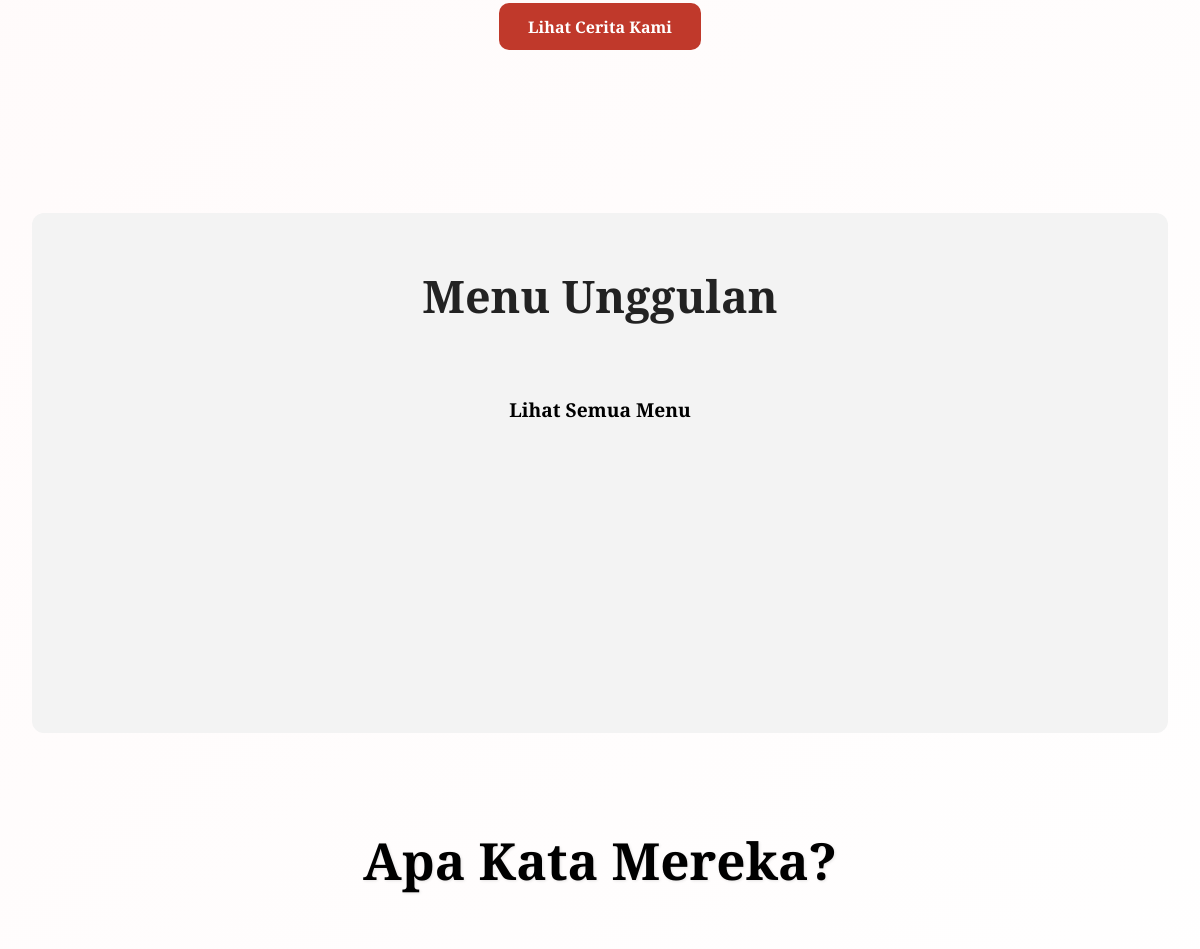
Before: / (middle part) with the older database file.
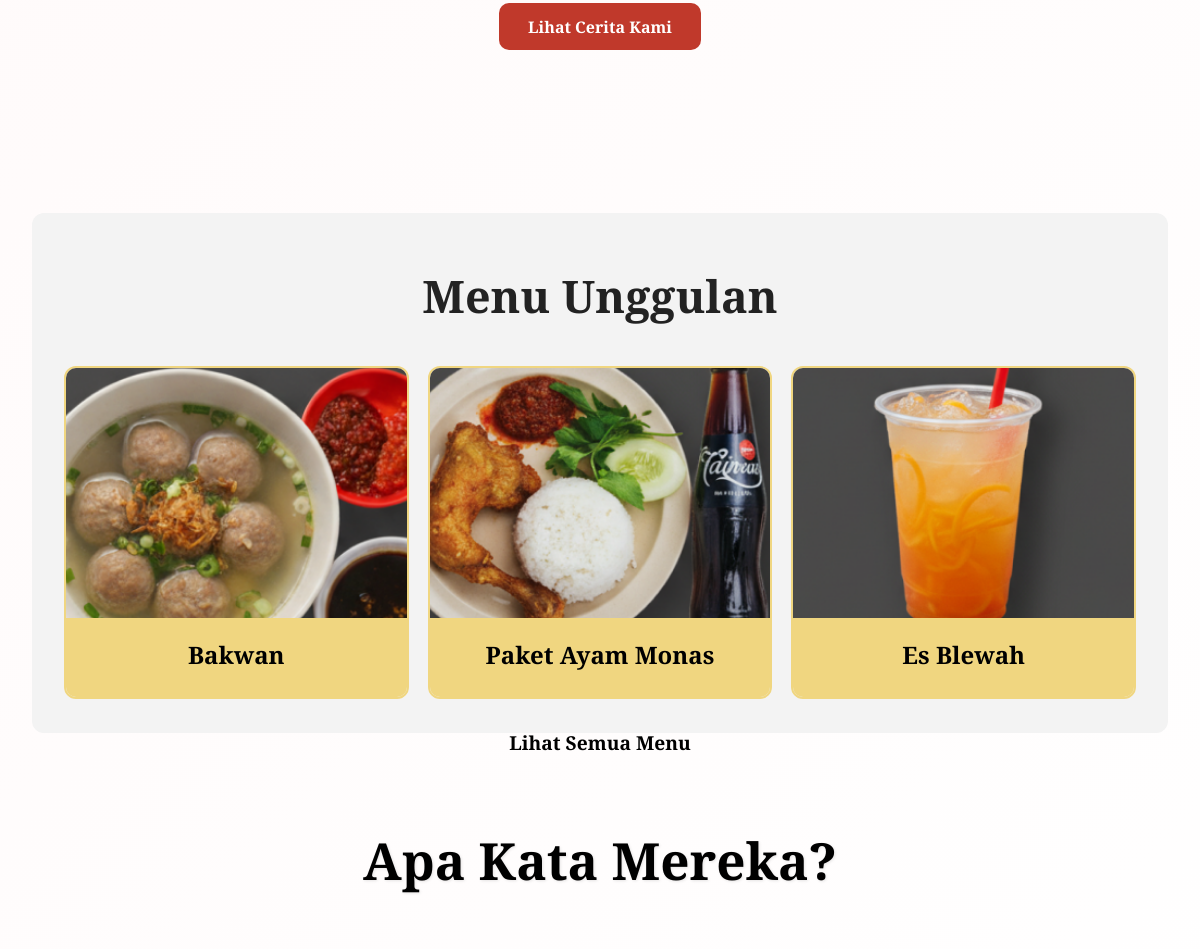
After: the same page with the newer database file.
### tables this page shows
CREATE TABLE `menu` (
  `id` int NOT NULL,
  `nama` varchar(50) NOT NULL,
  `gambar` varchar(100) NOT NULL,
  `status` varchar(20) DEFAULT NULL,
  `deskripsi` text,
  `karbohidrat` int DEFAULT NULL,
  `kalori` int DEFAULT NULL,
  `protein` int DEFAULT NULL
);

### index.php (the view, shortened to what this page needs)
<?php
$conn = mysqli_connect("localhost", "root", "", "ayamgoreng_monas");
$menuUnggulan = mysqli_query($conn, "
  SELECT menu.nama, menu.gambar
  FROM beranda_menu
  JOIN menu ON beranda_menu.id_menu = menu.id
");
?>
<!DOCTYPE html>
<html>
  <head>
    <link rel="stylesheet" href="./style/header.css" />
    <link rel="stylesheet" href="./style/home.css" />
    <link rel="stylesheet" href="./style/hero.css" />
    <link rel="stylesheet" href="./style/footer.css" />
    <link rel="stylesheet" href="./style/review.css" />
  </head>
  <body>
    <section class="home">
      <div class="home-container">
        <div class="welcome-section">
          <div class="cta-buttons">
            <a href="story.php" class="btn btn-secondary">Lihat Cerita Kami</a>
          </div>
        </div>
        <div id="menu" class="menu-section">
          <div class="menu-name">
            <h3 class="section-heading">Menu Unggulan</h3>
          </div>
          <div class="menu-grid">
            <?php while($m = mysqli_fetch_assoc($menuUnggulan)) : ?>
              <article class="menu-card">
                <img src="./Source/Daftar menu/<?= $m['gambar'] ?>" alt="<?= $m['nama']; ?>">
                <div class="menu-body">
                  <h4><?= $m['nama']; ?></h4>
                </div>
              </article>
            <?php endwhile; ?>
          </div>
          <a class="menu-direct" href="menu.php">Lihat Semua Menu</a>
        </div>
        <section class="review">
          <h2>Apa Kata Mereka?</h2>
        </section>
      </div>
    </section>
  </body>
</html>

Changed rows visible on the page:
added menu: gambar+nama (picture), nama "Bakwan"
added menu: gambar (picture), nama "Paket Ayam Monas"
added menu: gambar+nama (picture), nama "Es Blewah"
